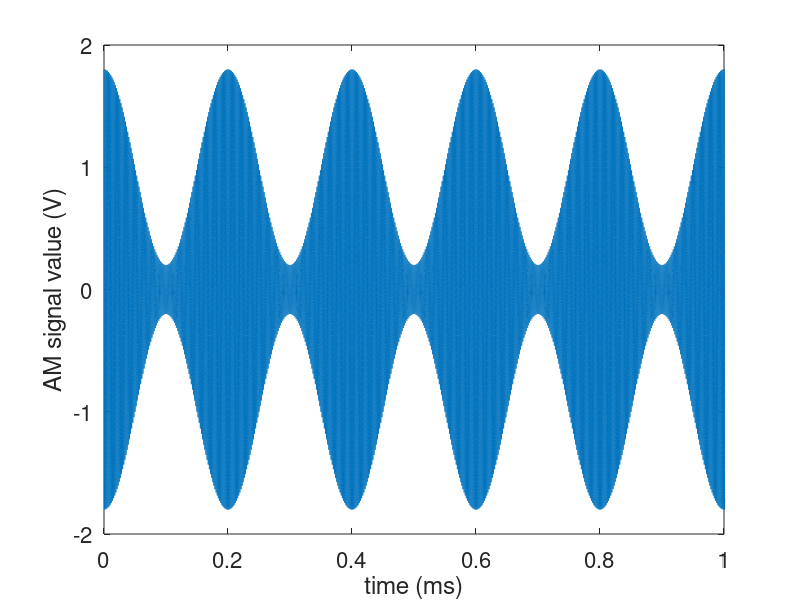
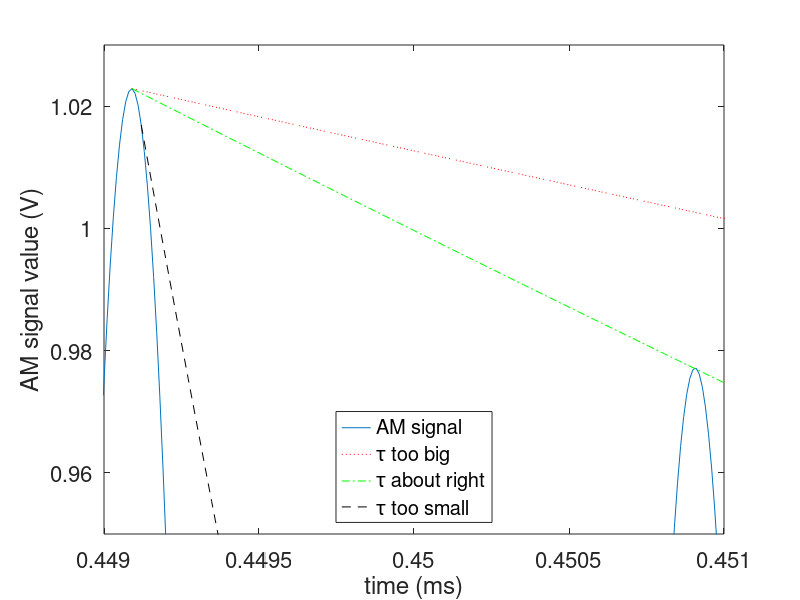
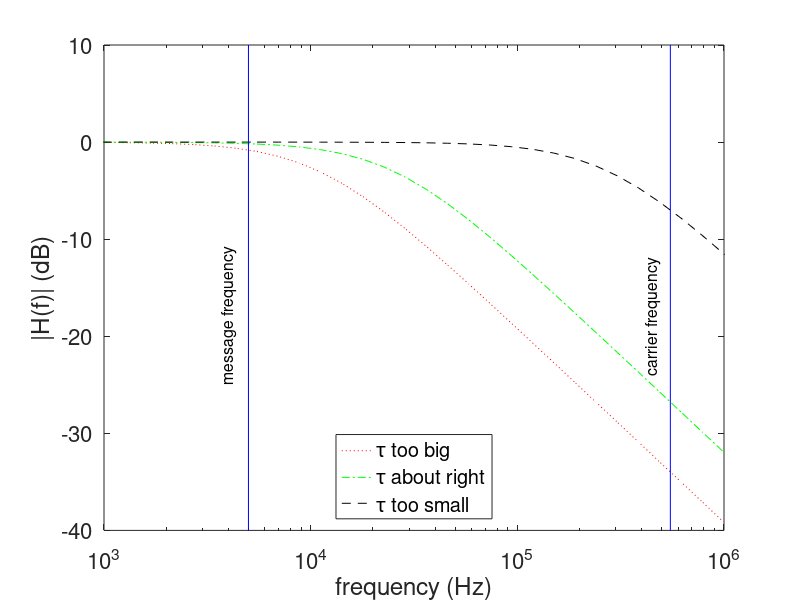
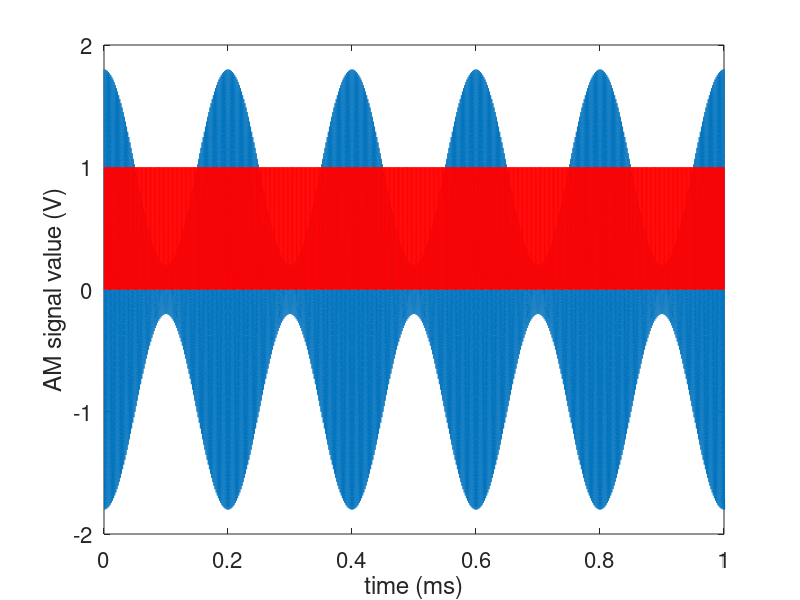

The MATLAB source for these figures, in order: (Note: this script raises an error after producing the figures.)
% Spectral properties of the envelope detector
%
% Fig 1 - time domain plot of AM signal 
% Fig 2 - zoomed in version of Figure 1 with filter decays
% Fig 3 - LP filter Bode plots
% Fig 4 - time domain plot of AM signal and a square wave that can be used to rectify the signal
% Fig 5 - zoomed in version of Figure 4
% Fig 6 - zoomed in PSD of the AM-DSB signal
% Fig 7 - PSD of the rectified AM-DSB signal
% Fig 8 - zoomed in version PSD of the rectified AM signal ... 
%         this explains the envelope detector design inequality
%
% B << 1/(RC) << Fc ... frequencies in Hz
%
% by Dr. Thad B. Welch, {t.b.welch@ieee.org}
%
% copyright 2002
%
% revision 1.0 - 10 April 2002
% revision 1.1 - 10 August 2003

% simulation inputs
Fmsg = 5000;                        % frequency of the message
Fcarrier = 550000;                  % carrier frequency
Fs = 1e8;                           % sample frequency
Ac = 1.0;                           % amplitude of the carrier
mu = 0.8;                           % modulation index

Nfft = 2048*128;                    % block size in the PSD calculation
initialValue = 1.02286526803032;    % in volts
timeDelay = 0.44909002538543;       % in ms
tau = 1/55;                         % RC time constant in ms
myFontSize = 16;                    % font size for the plot labels

% calculated values
t = 0:1/Fs:0.005;                   % time index
tDecay = linspace(timeDelay, timeDelay + 0.0025, 100);    % in ms
message = cos(2*pi*Fmsg*t);         % message signal
carrier = cos(2*pi*Fcarrier*t);     % carrier signal
AM = Ac*(1 + mu*message).*carrier;  % AM DSB signal generation
recAM = AM.*(AM > 0);               % rectified version of the AM signal

% simulation outputs
figure(1)
plot(t*1000, AM)
set(gca, 'FontSize', myFontSize)
axis([0 1 -2 2])
%title('AM signal')
ylabel('AM signal value (V)')
xlabel('time (ms)')

figure(2)
plot(t*1000, AM)
set(gca, 'FontSize', myFontSize)
axis([.449 .451 0.95 1.03])
hold on
plot(tDecay, initialValue*exp(-(tDecay - timeDelay)/(5*tau)), 'r:');
plot(tDecay, initialValue*exp(-(tDecay - timeDelay)/(2.18*tau)), 'g-.');
plot(tDecay + (0.44912005204214 - timeDelay), 1.01692242940219*exp(-(tDecay - timeDelay)/(0.2*tau)), 'k--');
%title('AM signal')
ylabel('AM signal value (V)')
xlabel('time (ms)')
legend('AM signal', '\tau too big', '\tau about right', '\tau too small', 'Location', 'South')
hold off

figure(3)
w = logspace(3, 7, 40);
H = tf(2*pi/(5*tau/1000), [1 2*pi/(5*tau/1000)]);
[mag, phase] = bode(H, w);
mag = reshape(mag,1,40);
semilogx(w/2/pi, 20*log10(mag), 'r:')
hold on
set(gca, 'FontSize', myFontSize)
H = tf(2*pi/(2.18*tau/1000), [1 2*pi/(2.18*tau/1000)]);
[mag, phase] = bode(H, w);
mag = reshape(mag,1,40);
semilogx(w/2/pi, 20*log10(mag), 'g-.')
H = tf(2*pi/(0.2*tau/1000), [1 2*pi/(0.2*tau/1000)]);
[mag, phase] = bode(H, w);
mag = reshape(mag,1,40);
semilogx(w/2/pi, 20*log10(mag), 'k--')
plot([5000 5000], [-40 10], 'b')
plot([550000 550000], [-40 10], 'b')
axis([1e3 1e6 -40 10])
legend('\tau too big', '\tau about right', '\tau too small', 'Location', 'South')
ylabel('|H(f)| (dB)')
xlabel('frequency (Hz)')
%
h = text(4000, -25, 'message frequency');
set(h, 'FontSize', 11.5)
set (h, 'rotation', 90)
h = text(450000, -24, 'carrier frequency');
set(h, 'FontSize', 11.5)
set (h, 'rotation', 90)
%
hold off

figure(4)
plot(t*1000, AM)
axis([0 1 -2 2])
%title('AM signal')
ylabel('AM signal value (V)')
xlabel('time (ms)')
hold on
plot(t*1000, AM > 0, 'r')
set(gca, 'FontSize', myFontSize)
%title('AM Signal with a Square Wave')
hold off

figure(5)
plot(t*1000, AM.*(AM > 0))
axis([0 1 -2 2])
%title('AM signal')
ylabel('AM signal value (V)')
xlabel('time (ms)')
set(gca, 'FontSize', myFontSize)
%title('AM Signal with a Square Wave')
hold off

figure(6)
plot(t*1000000, AM)
set(gca, 'FontSize', myFontSize)
axis([0 5 -2 2])
%title('AM signal')
ylabel('AM signal value (V)')
xlabel('time (us)')
hold on
plot(t*1000000, AM > 0, 'r')
%title('AM Signal with a Square Wave')
hold off

figure(7)
psd(AM, Nfft, Fs/1000, blackmanharris(Nfft))
set(gca, 'FontSize', myFontSize)
title('')
ylabel('power spectrum magnitude (dB)')
%title('PSD of the AM Signal')
xlabel('frequency (kHz)')
axis([535 565 -50 50])

figure(8)
psd(recAM, Nfft, Fs/1000)
set(gca, 'FontSize', myFontSize)
title('')
%title('PSD of the Rectified AM Signal')
ylabel('power spectrum magnitude (dB)')
xlabel('frequency (kHz)')
axis([0 5000 -40 50])

figure(9)
psd(recAM, Nfft, Fs/1000)
set(gca, 'FontSize', myFontSize)
title('')
%title('PSD of the Rectified AM Signal')
ylabel('power spectrum magnitude (dB)')
xlabel('frequency (kHz)')
axis([-5 600 25 45])
